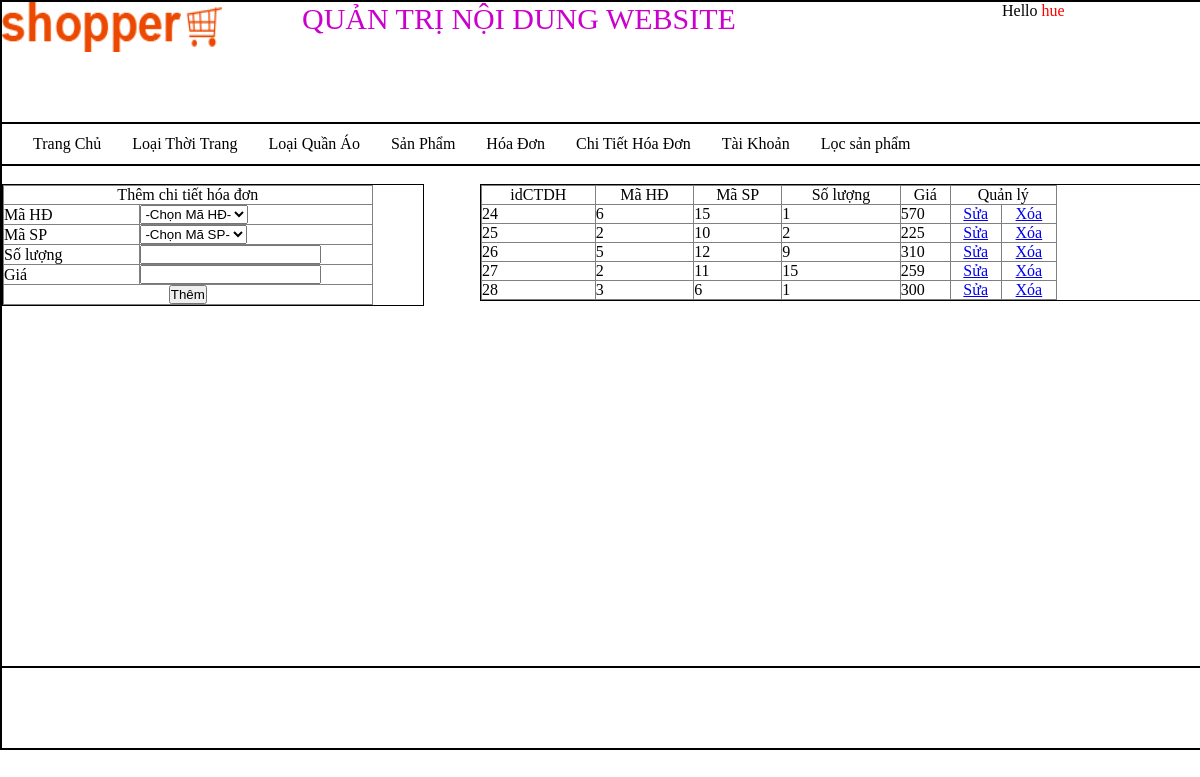
The page /quantri/quantri.php?quanly=qlcthd&xuly=themcthd (signed in) on the database its author committed.
### tables this page shows
CREATE TABLE `chitiethoadon` (
  `idCTDH` int(11) NOT NULL,
  `idDH` int(11) NOT NULL,
  `masp` int(11) NOT NULL,
  `soluong` int(11) NOT NULL DEFAULT '0',
  `dongia` int(11) NOT NULL DEFAULT '0'
);

### quantri/QLchitiethoadon/themCTHD.php (the view, shortened to what this page needs)
<form action="QLchitiethoadon/xulyCTHD.php" method="post" enctype="multipart/form-data">
<table width="88%" border="1">
  <tr>
    <td colspan="2"><div align="center">Thêm chi tiết hóa đơn</div></td>
  </tr>
  <tr>
    <td width="37%">Mã HĐ</td>
    <td width="63%">
      <select name="idDH" id="idDH">
        <option>-Chọn Mã HĐ-</option>
      </select>
    </td>
  </tr>
  <tr>
    <td>Mã SP</td>
    <td><select name="masp">
      <option>-Chọn Mã SP-</option>
    </select></td>
  </tr>
  <tr>
    <td>Số lượng</td>
    <td>
    <input type="text" name="sl"></td>
  </tr>
  <tr>
    <td>Giá</td>
    <td><input type="text" name="gia"></td>
  </tr>
  <tr>
    <td colspan="2"><div align="center">
      <input type="submit" name="btthem" value="Thêm">
    </div></td>
  </tr>
</table>
</form>

### quantri/QLchitiethoadon/lietkeCTHD.php
<table width="80%%" border="1">
  <tr>
    <td><div align="center">idCTDH</div></td>
    <td><div align="center">Mã HĐ</div></td>
    <td><div align="center">Mã SP</div></td>
    <td><div align="center">Số lượng</div></td>
    <td><div align="center">Giá</div></td>
    <td colspan="2"><div align="center">Quản lý</div></td>
  </tr>
  <?php
	$sql="select * from chitiethoadon";
	$stmt=$pdo->prepare($sql);
	$stmt->execute();
	while($row=$stmt->fetch(PDO::FETCH_ASSOC)){
	?>
  <tr>
    <td><?php echo $row['idCTDH'];?></td>
    <td><?php echo $row['idDH'];?></td>
    <td><?php echo $row['masp'];?></td>
    <td><?php echo $row['soluong'];?></td>
    <td><?php echo $row['dongia'];?></td>
    <td><div align="center"><a href="quantri.php?quanly=qlcthd&xuly=suacthd&idct=<?php echo $row['idCTDH'];?>">Sửa</a></div></td>
    <td><div align="center"><a href="QLchitiethoadon/xulyCTHD.php?idct=<?php echo $row['idCTDH'];?>">Xóa</a></div></td>
  </tr>
  <?php } ?>
</table>

### quantri/layout.css (style rules this page uses)
table { border-collapse:collapse; }
* { padding:0; margin:0; }

### rows shown on the page
chitiethoadon: idCTDH "24", idDH "6", masp "15", soluong "1", dongia "570"
chitiethoadon: idCTDH "25", idDH "2", masp "10", soluong "2", dongia "225"
chitiethoadon: idCTDH "26", idDH "5", masp "12", soluong "9", dongia "310"
chitiethoadon: idCTDH "27", idDH "2", masp "11", soluong "15", dongia "259"
chitiethoadon: idCTDH "28", idDH "3", masp "6", soluong "1", dongia "300"

### other values the page prints
$_SESSION['username'] "hue"
